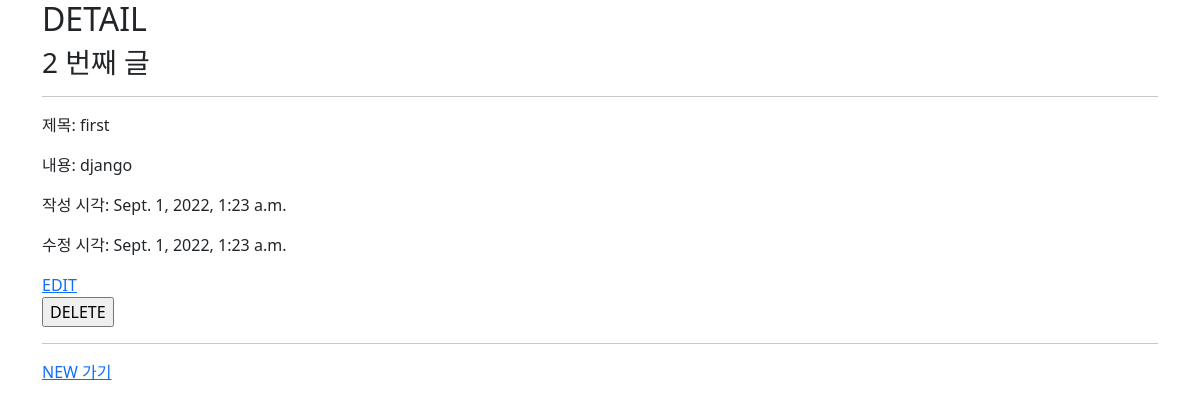
Page /articles/2/ on the committed database.
### articles/models.py (models this page shows, shortened)
class Article(models.Model):
    title = models.CharField(max_length=10)
    content = models.TextField()
    created_at = models.DateTimeField(auto_now_add=True)
    updated_at = models.DateTimeField(auto_now=True)

### articles/views.py (the view)
# urls.py: path('<int:pk>/', views.detail, name='detail'),
def detail(request, pk):
    article = Article.objects.get(pk=pk)
    context = {
        'article': article,
    }
    return render(request, 'articles/detail.html', context)

### articles/templates/articles/detail.html (shortened to what this page needs)
{% extends 'base.html' %}
{% block content %}
    <h2>DETAIL</h2>
    <h3>{{ article.pk }} 번째 글</h3>
    <hr>
    <p>제목: {{ article.title }} </p>
    <p>내용: {{ article.content }} </p>
    <p>작성 시각: {{ article.created_at }} </p>
    <p>수정 시각: {{ article.updated_at }} </p>
    <a href="{% url 'articles:edit' article.pk %}">EDIT</a>
    <form action="{% url 'articles:delete' article.pk %}" method="POST">
        <input type="submit" value="DELETE">
    </form>
    <hr>
    <a href="{% url 'articles:new' %}">NEW 가기</a>
{% endblock content %}

### rows in the picture
Article: pk "2", title "first", content "django", created_at "Sept. 1, 2022, 1:23 a.m.", updated_at "Sept. 1, 2022, 1:23 a.m."
